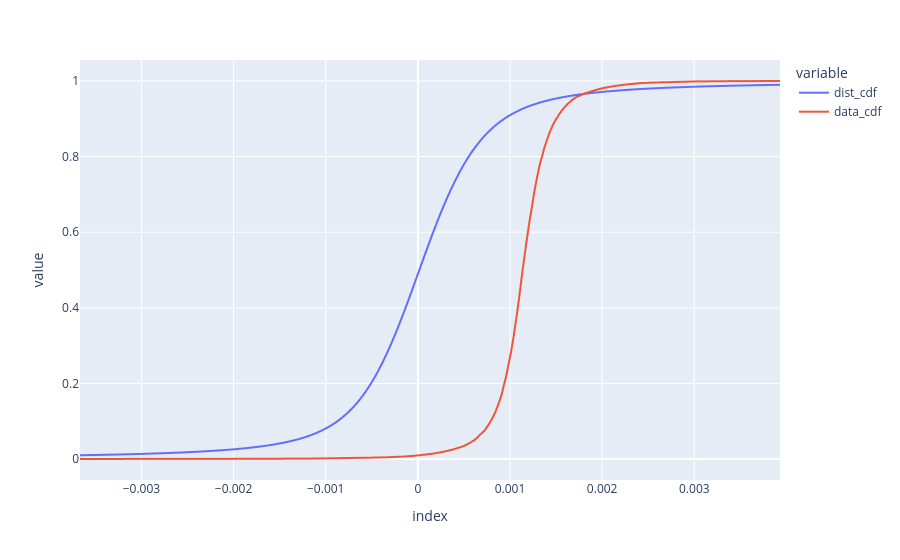

Notebook code for this chart:
### Code cell
df_twap_dst_dist[["dist_cdf", "data_cdf"]].plot()

### Figure 1 — Plotly figure (JSON) as saved in the notebook; plotly's stock layout.template omitted (floating-point values rounded to 4 significant figures; data arrays with more than 128 entries replaced by an {"elided": "..."} marker saying what was removed)
{"data": [{"hovertemplate": "variable=dist_cdf<br>index=%{x}<br>value=%{y}<extra></extra>", "legendgroup": "dist_cdf", "line": {"color": "#636efa", "dash": "solid"}, "marker": {"symbol": "circle"}, "mode": "lines", "name": "dist_cdf", "showlegend": true, "type": "scattergl", "x": {"elided": "1000 float values"}, "xaxis": "x", "y": {"elided": "1000 float values"}, "yaxis": "y"}, {"hovertemplate": "variable=data_cdf<br>index=%{x}<br>value=%{y}<extra></extra>", "legendgroup": "data_cdf", "line": {"color": "#EF553B", "dash": "solid"}, "marker": {"symbol": "circle"}, "mode": "lines", "name": "data_cdf", "showlegend": true, "type": "scattergl", "x": {"elided": "1000 float values"}, "xaxis": "x", "y": {"elided": "1000 float values"}, "yaxis": "y"}], "layout": {"legend": {"title": {"text": "variable"}, "tracegroupgap": 0}, "margin": {"t": 60}, "xaxis": {"anchor": "y", "domain": [0, 1], "title": {"text": "index"}}, "yaxis": {"anchor": "x", "domain": [0, 1], "title": {"text": "value"}}}}
